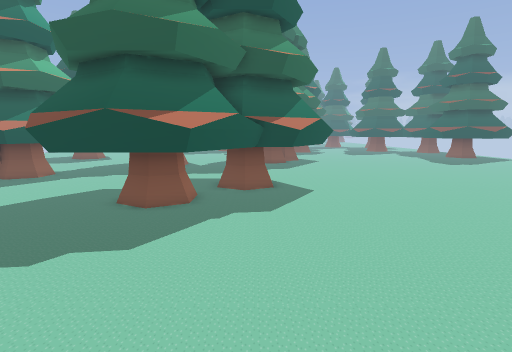
view 1 (above)

19 first-person views from a walk through a 3-D level made in the Godot game engine. The camera is 1.2 m above the floor, tilts 8° down and sees 80° across. The floor is counted in squares, 0.5 m on a side. Each view is taken from the middle of a square. On the plan, view 1 faces up. The plan holds only what a view shows up to about 19 squares ahead; the rest is blank. The place goes on beyond the plan. Characters and animated objects are left out.

view 2
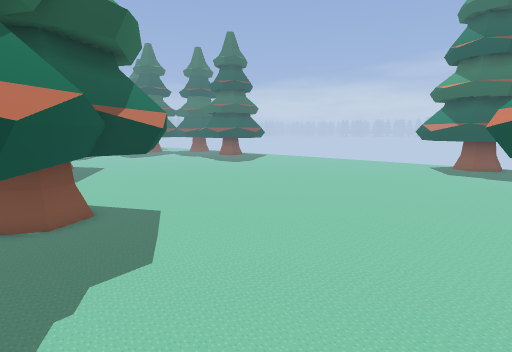

view 3
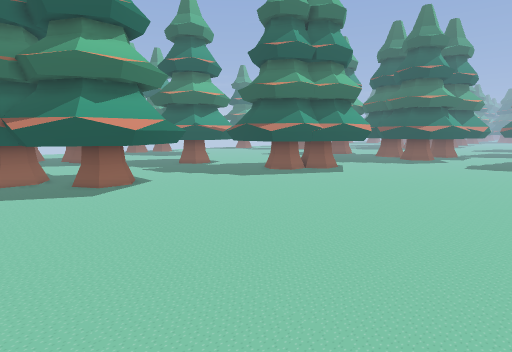

view 4
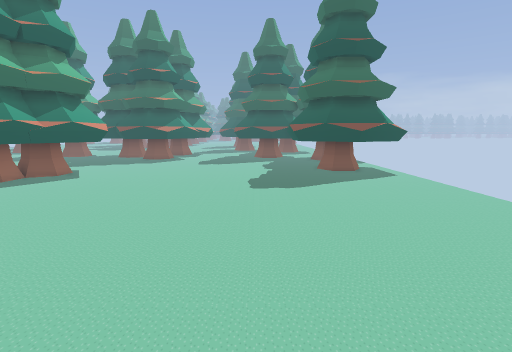

view 5
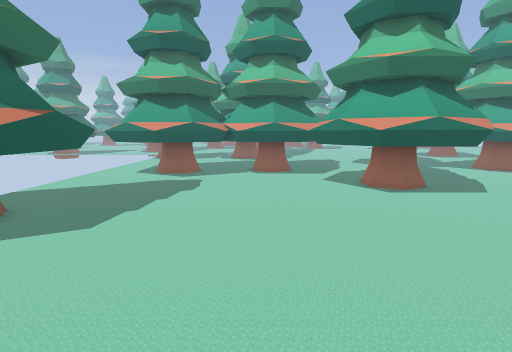

view 6
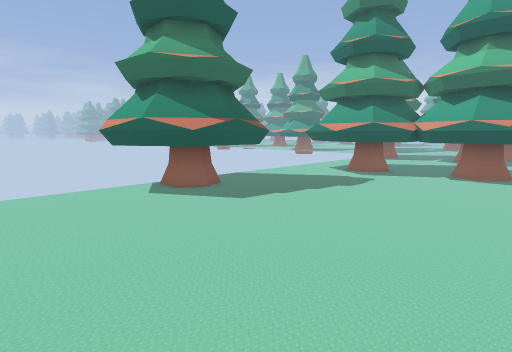

view 7
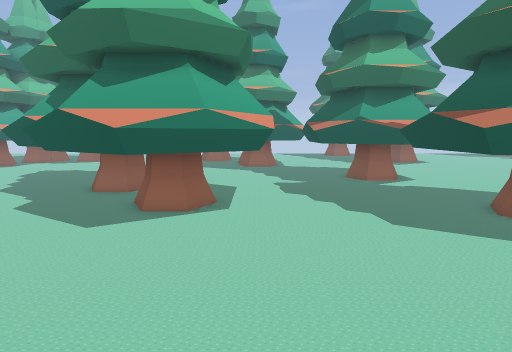

view 8
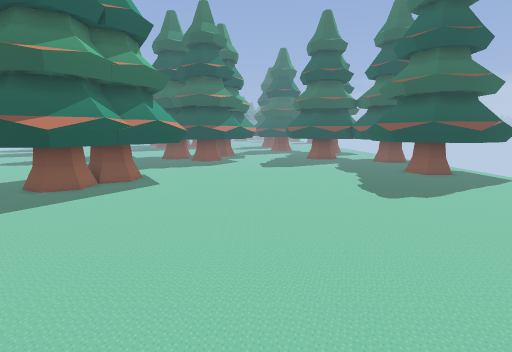

view 9
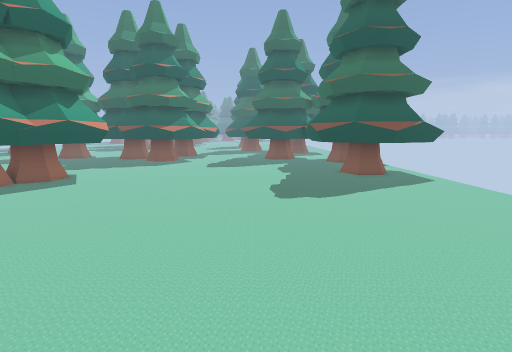

view 10
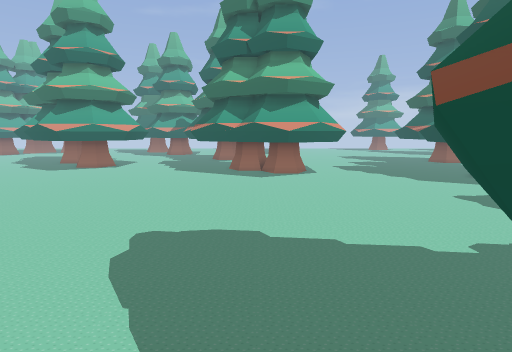

view 11
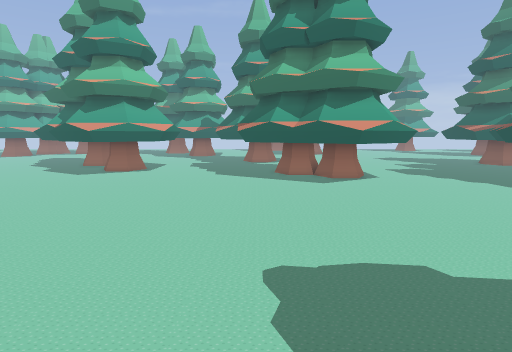

view 12
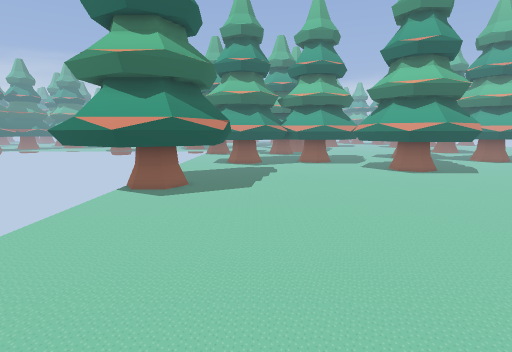

view 13
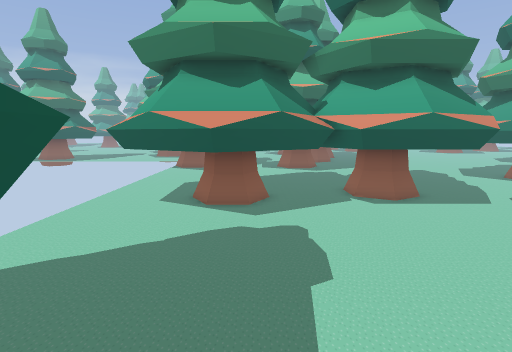

view 14
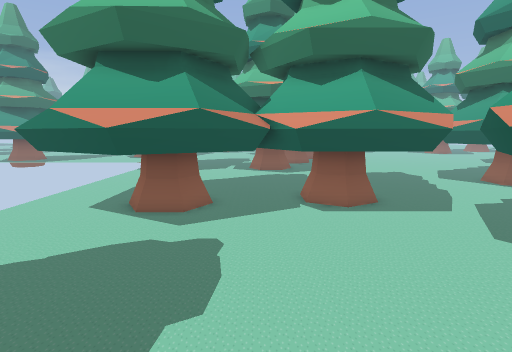

view 15
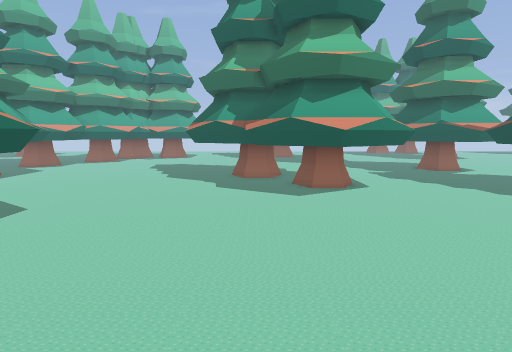

view 16
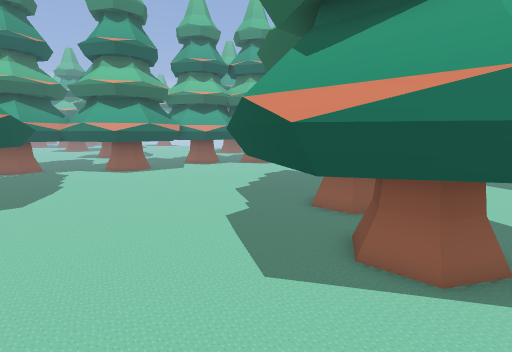

view 17
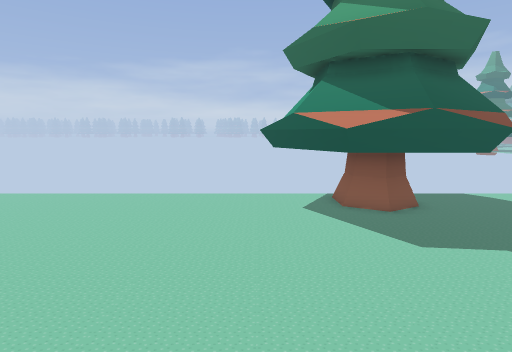

view 18
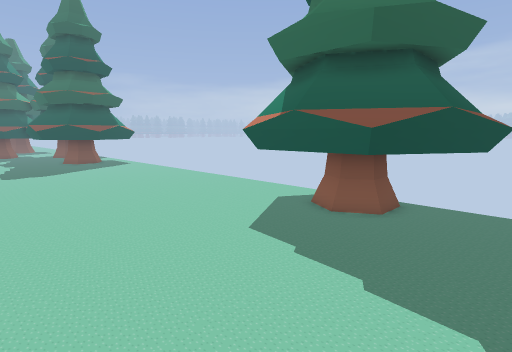

view 19
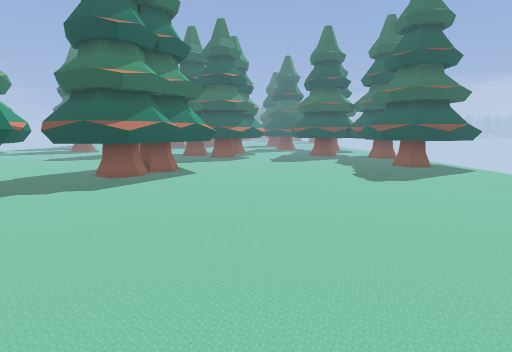

### Floor plan
Key: @ floor where view 1 was taken; # wall or solid block; . floor; ^ raised ledge; T thing the floor can be seen under or through.
Columns run from 5 left of view 1 to 24 right of it. Each row starts with its distance up from view 1.
 31           #...........##
 30 ..        #...........##
 29 ...       ##..........^##
 28 ...       ##...........#######
 27 ^..       ##.............^^#.
 26  T        ##.................
 25          ##..................
 24   ####  ###..................
 23  ##.######...................
 22  ##.^^##^....................
 21 ##...........................
 20 ##...........................
 19 .............................
 18 ...    ......................
 17 ..  TTTT.....................
 16       TTT....................
 15        TT....................
 14         T....................
 13        TT....................
 12       TTT..................###
 11      T^T..................###
 10     TT..................####
  9    ##T..................##
  8   ###...................##
  7 ### ....................##
  6 ........................^##
  5 ..........#^###^.........####
  4 ..........######...........###
  3 .........########............
  2 .........#  #####............
  1 .........    ####............
  0 .....@...     ###.....#####..
 -1 .^##^.....    ######^### ###.
 -2  #####....     ## #####   ##
 -3     ###...  ...#
 -4      ####   ..
 -5             ..

Where each view was taken, in squares from view 1:
view 1: 0 up, 0 right, facing up
view 2: 4 up, 2 left, facing up-right
view 3: 9 up, 15 right, facing up-left
view 4: 10 up, 15 right, facing up
view 5: 16 up, 14 right, facing down
view 6: 16 up, 10 right, facing down-right
view 7: 17 up, 10 right, facing left
view 8: 12 up, 10 right, facing up
view 9: 12 up, 14 right, facing up
view 10: 26 up, 22 right, facing left
view 11: 23 up, 20 right, facing left
view 12: 22 up, 18 right, facing down
view 13: 8 up, 18 right, facing down
view 14: 7 up, 16 right, facing down
view 15: 11 up, 14 right, facing left
view 16: 16 up, 6 right, facing down-left
view 17: 12 up, 12 right, facing right
view 18: 3 up, 13 right, facing up-right
view 19: 8 up, 9 right, facing up
